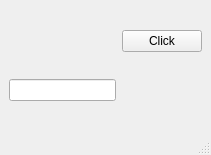
<?xml version="1.0" encoding="UTF-8"?>
<ui version="4.0">
 <class>MainWindow</class>
 <widget class="QMainWindow" name="MainWindow">
  <property name="geometry">
   <rect>
    <x>0</x>
    <y>0</y>
    <width>211</width>
    <height>155</height>
   </rect>
  </property>
  <property name="windowTitle">
   <string>Example</string>
  </property>
  <widget class="QWidget" name="centralwidget">
   <layout class="QGridLayout" name="gridLayout_2">
    <item row="0" column="0">
     <widget class="QLabel" name="label">
      <property name="text">
       <string/>
      </property>
     </widget>
    </item>
    <item row="0" column="1">
     <widget class="QPushButton" name="pushButton">
      <property name="text">
       <string>Click</string>
      </property>
     </widget>
    </item>
    <item row="1" column="0">
     <widget class="QLineEdit" name="lineEdit"/>
    </item>
   </layout>
  </widget>
  <widget class="QMenuBar" name="menubar">
   <property name="geometry">
    <rect>
     <x>0</x>
     <y>0</y>
     <width>211</width>
     <height>26</height>
    </rect>
   </property>
  </widget>
  <widget class="QStatusBar" name="statusbar"/>
 </widget>
 <resources/>
 <connections/>
</ui>
